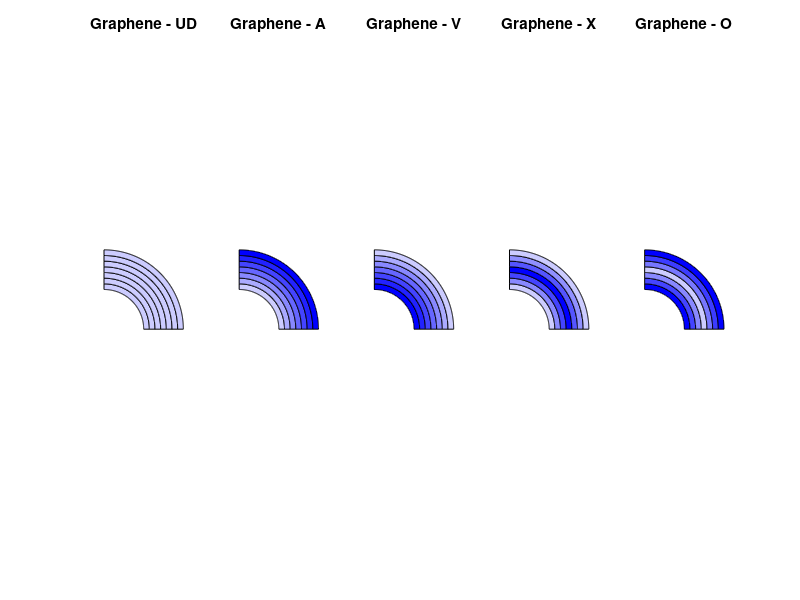
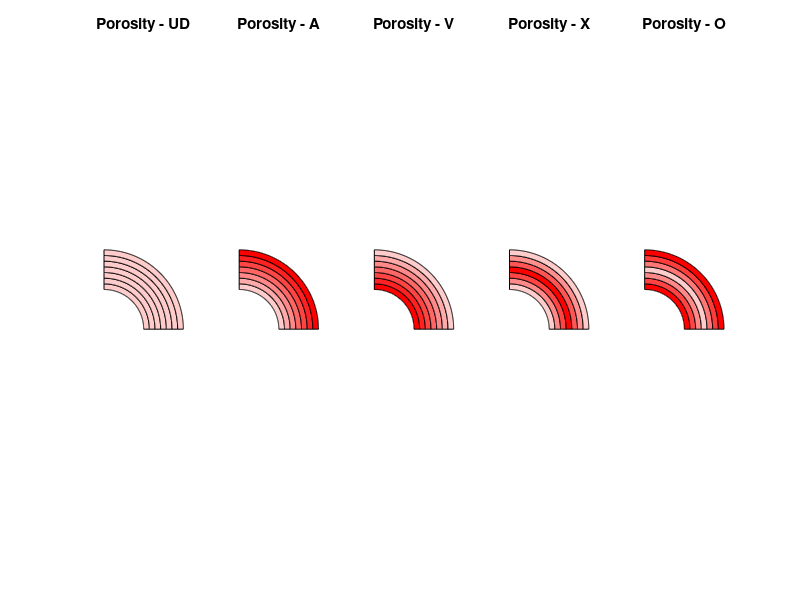

Reproduce these figures in MATLAB, in order.


clc; clear; close all;

% ---------------- ??????? ??? ----------------
nLayers = 7; % ????? ??????? (???)
Rin = 1;     % ???? ?????
Rout = 2;    % ???? ?????
theta = linspace(0, pi/2, 200); % ??? ?? ????? ?????
models = {'UD','A','V','X','O'};
minColorIntensity = 0.2; % ????? ??? ???

% ---------------- ???? ????? ----------------
getDistribution = @(modelType, n) ...
    ( ...
        strcmp(modelType,'UD') * ones(1,n) + ...
        strcmp(modelType,'A')  * linspace(0.2, 1, n) + ...
        strcmp(modelType,'V')  * linspace(1, 0.2, n) + ...
        strcmp(modelType,'X')  * [linspace(0.2,1,ceil(n/2)), linspace(1-1/(ceil(n/2)-1),0.2,ceil(n/2)-1)] + ...
        strcmp(modelType,'O')  * [linspace(1,0.2,ceil(n/2)), linspace(0.2+1/(ceil(n/2)-1),1,ceil(n/2)-1)] ...
    );

% ---------------- ??? ?: ??????? ?????? ----------------
figure('Name','Graphene Distributions','Color','w');
for m = 1:length(models)
    subplot(1,5,m)
    fracs = getDistribution(models{m}, nLayers);
    fracs = (fracs - min(fracs)) / (max(fracs) - min(fracs) + eps);
    for i = 1:nLayers
        r1 = Rin + (i-1)*(Rout-Rin)/nLayers;
        r2 = Rin + i*(Rout-Rin)/nLayers;
        X1 = r1*cos(theta); Y1 = r1*sin(theta);
        X2 = r2*cos(fliplr(theta)); Y2 = r2*sin(fliplr(theta));
        c = minColorIntensity + fracs(i)*(1-minColorIntensity);
        fill([X1 X2],[Y1 Y2], [0 0 c] + (1-c)*[1 1 1], 'EdgeColor','k');
        hold on;
    end
    title(['Graphene - ' models{m}]);
    axis equal off;
end

% ---------------- ??? ?: ??????? ????? ----------------
figure('Name','Porosity Distributions','Color','w');
for m = 1:length(models)
    subplot(1,5,m)
    fracs = getDistribution(models{m}, nLayers);
    fracs = (fracs - min(fracs)) / (max(fracs) - min(fracs) + eps);
    for i = 1:nLayers
        r1 = Rin + (i-1)*(Rout-Rin)/nLayers;
        r2 = Rin + i*(Rout-Rin)/nLayers;
        X1 = r1*cos(theta); Y1 = r1*sin(theta);
        X2 = r2*cos(fliplr(theta)); Y2 = r2*sin(fliplr(theta));
        c = minColorIntensity + fracs(i)*(1-minColorIntensity);
        fill([X1 X2],[Y1 Y2], [c 0 0] + (1-c)*[1 1 1], 'EdgeColor','k');
        hold on;
    end
    title(['Porosity - ' models{m}]);
    axis equal off;
end
